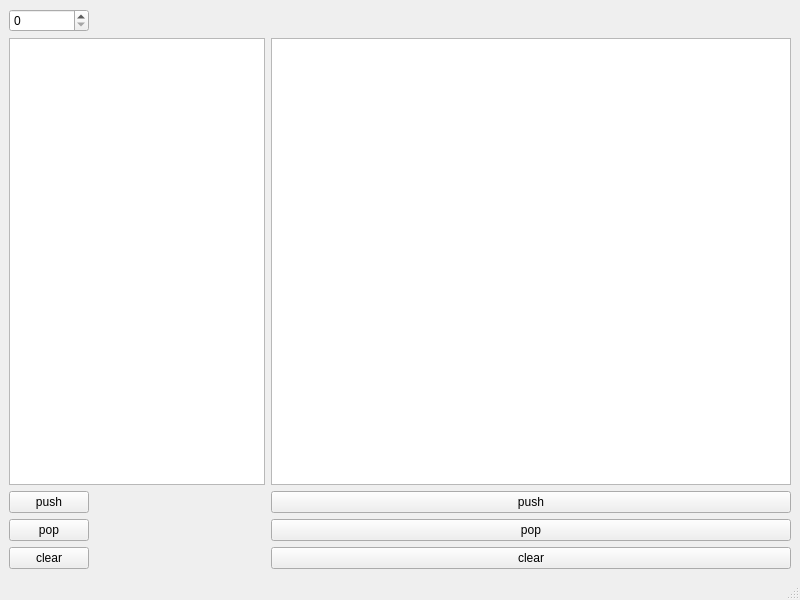
<?xml version="1.0" encoding="UTF-8"?>
<ui version="4.0">
 <class>MainWindow</class>
 <widget class="QMainWindow" name="MainWindow">
  <property name="geometry">
   <rect>
    <x>0</x>
    <y>0</y>
    <width>800</width>
    <height>600</height>
   </rect>
  </property>
  <property name="windowTitle">
   <string>MainWindow</string>
  </property>
  <widget class="QWidget" name="centralwidget">
   <layout class="QGridLayout" name="gridLayout">
    <item row="4" column="0">
     <widget class="QPushButton" name="pushButton_pop">
      <property name="text">
       <string>pop</string>
      </property>
     </widget>
    </item>
    <item row="3" column="0">
     <widget class="QPushButton" name="pushButton_push">
      <property name="sizePolicy">
       <sizepolicy hsizetype="Minimum" vsizetype="Fixed">
        <horstretch>0</horstretch>
        <verstretch>0</verstretch>
       </sizepolicy>
      </property>
      <property name="text">
       <string>push</string>
      </property>
     </widget>
    </item>
    <item row="0" column="0">
     <widget class="QSpinBox" name="spinBox"/>
    </item>
    <item row="5" column="0">
     <widget class="QPushButton" name="pushButton_clear">
      <property name="text">
       <string>clear</string>
      </property>
     </widget>
    </item>
    <item row="2" column="0" colspan="4">
     <widget class="QTextEdit" name="textEdit">
      <property name="readOnly">
       <bool>true</bool>
      </property>
     </widget>
    </item>
    <item row="2" column="8">
     <widget class="QTreeView" name="treeView"/>
    </item>
    <item row="3" column="8">
     <widget class="QPushButton" name="pushButton_push_2">
      <property name="sizePolicy">
       <sizepolicy hsizetype="Minimum" vsizetype="Fixed">
        <horstretch>0</horstretch>
        <verstretch>0</verstretch>
       </sizepolicy>
      </property>
      <property name="text">
       <string>push</string>
      </property>
     </widget>
    </item>
    <item row="4" column="8">
     <widget class="QPushButton" name="pushButton_pop_2">
      <property name="sizePolicy">
       <sizepolicy hsizetype="Minimum" vsizetype="Fixed">
        <horstretch>0</horstretch>
        <verstretch>0</verstretch>
       </sizepolicy>
      </property>
      <property name="text">
       <string>pop</string>
      </property>
     </widget>
    </item>
    <item row="5" column="8">
     <widget class="QPushButton" name="pushButton_clear_2">
      <property name="text">
       <string>clear</string>
      </property>
     </widget>
    </item>
   </layout>
  </widget>
  <widget class="QMenuBar" name="menubar">
   <property name="geometry">
    <rect>
     <x>0</x>
     <y>0</y>
     <width>800</width>
     <height>22</height>
    </rect>
   </property>
  </widget>
  <widget class="QStatusBar" name="statusbar"/>
 </widget>
 <resources/>
 <connections/>
</ui>
